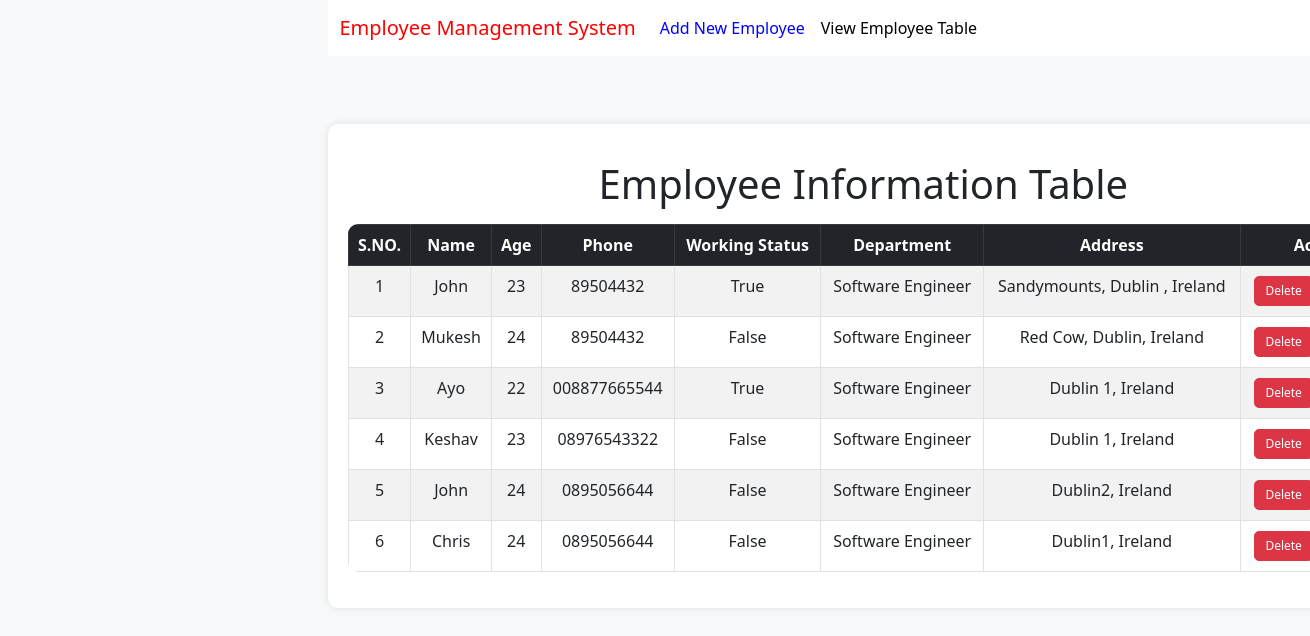
The app's page /home, older data.
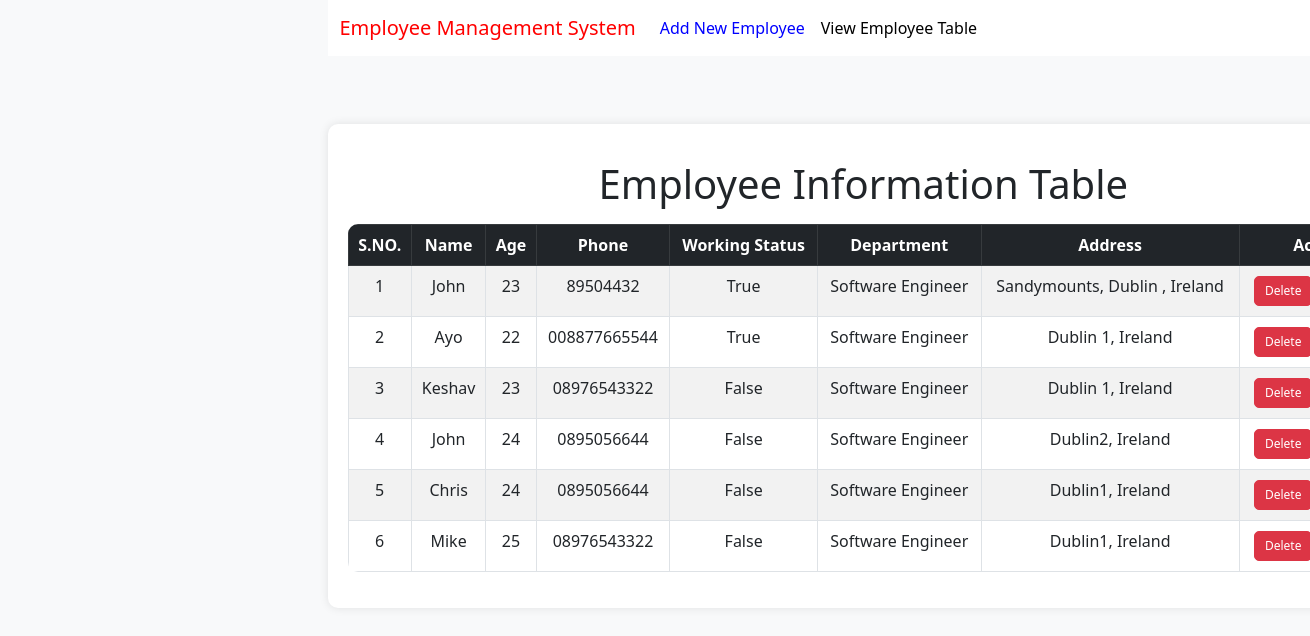
The same page, newer data.
### emp/models.py (models this page shows, shortened)
class Emp(models.Model):
    name=models.CharField(max_length=200)
    emp_age=models.CharField(max_length=200)
    phone=models.CharField(max_length=10)
    address=models.CharField(max_length=150)
    working=models.BooleanField(default=True)
    department=models.CharField(max_length=200)

### emp/views.py (the view)
# urls.py: path("home", fun.emp_home),
def emp_home(request):
    emps=Emp.objects.all()
    return render(request,"emp/home1.html",{'emps':emps})

### templates/emp/home1.html (shortened to what this page needs)
<!DOCTYPE html>
<html lang="en">
<head>
    <link href="https://cdn.jsdelivr.net/npm/bootstrap@5.2.2/dist/css/bootstrap.min.css"
          rel="stylesheet"
>
</head>
<body>
{% include 'emp/navbar.html' %}
<br>
<div class="container">
    <h1 class="text-center my-3" style="margin-right: 20px;">Employee Information Table</h1>
    <div class="table-responsive">
        <table class="table table-bordered table-striped">
            <thead class="table-dark">
            <tr>
                <th scope="col">S.NO.</th>
                <th scope="col">Name</th>
                <th scope="col">Age</th>
                <th scope="col">Phone</th>
                <th scope="col">Working Status</th>
                <th scope="col">Department</th>
                <th scope="col">Address</th>
                <th scope="col">Action</th>
            </tr>
            </thead>
            <tbody>
            {% for e in emps %}
            <tr>
                <td>{{forloop.counter}}</td>
                <td>{{e.name}}</td>
                <td>{{e.emp_age}}</td>
                <td>{{e.phone}}</td>
                <td>{{e.working}}</td>
                <td>{{e.department}}</td>
                <td>{{e.address}}</td>
                <td>
                    <a href="/emp/delete-emp/{{e.id}}" class="btn btn-danger btn-action">Delete</a>
                </td>
            </tr>
            {% endfor %}
            </tbody>
        </table>
    </div>
</div>
</body>
</html>

### templates/emp/navbar.html (shortened to what this page needs)
<div class="col-md-10 offset-md-3">
<nav class="navbar navbar-expand-lg" style="background-color: white">
    <div class="container-fluid">
      <a class="navbar-brand" style=color:red;>Employee Management System</a>
      <div class="collapse navbar-collapse" id="navbarSupportedContent">
        <ul class="navbar-nav me-auto mb-2 mb-lg-0">
          <li class="nav-item">
            <a class="nav-link" href="/emp/add-emp/"style=color:blue;>Add New Employee</a>
          </li>
          <li><a class="nav-link" href="/emp/home/"style=color:black;>View Employee Table</a></li>
        </ul>
      </div>
    </div>
  </nav>
<div style="margin-right: 60px; ">
</div>

### templates/emp/home1.html (style rules this page uses)
body { background-color: #f8f9fa; }
.container { background-color: #ffffff; border-radius: 10px; box-shadow: 0 0 10px rgba(0, 0, 0, 0.1); padding: 20px; margin-top: 20px; }
.table { border-radius: 10px; overflow: hidden; }
th, td { text-align: center; }
th { background-color: #007bff; color: #ffffff; }
.btn-action { margin: 2px; padding: 5px 10px; font-size: 12px; border-radius: 5px; }
.btn-danger { background-color: #dc3545; color: #ffffff; }

Row changes from the older to the newer data that the page shows:
removed Emp: name "Mukesh", emp_age "24", phone "89504432", working "False", department "Software Engineer", address "Red Cow, Dublin, Ireland"
added Emp: name "Mike", emp_age "25", phone "08976543322", working "False", department "Software Engineer", address "Dublin1, Ireland"
